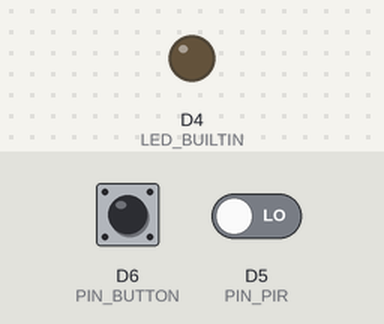
This program was run on a simulated ESP8266 (Wemos D1 mini). Shown: output pins drawn as LEDs (lit = HIGH, except the on-board LED, lit = LOW). The inputs (shaded band) are chosen by the test bench; at power-on: D5 (PIN_PIR) LOW, D6 (PIN_BUTTON) HIGH.

Above: at 1.2 s.
1.3 s: D5 (PIN_PIR) driven HIGH
At 2.2 s:
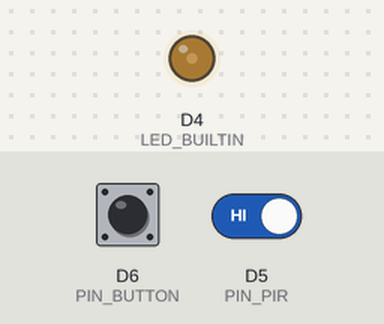
Timing chart, 0 to 4.3 s (numbered marks = the images above; inputs shaded):
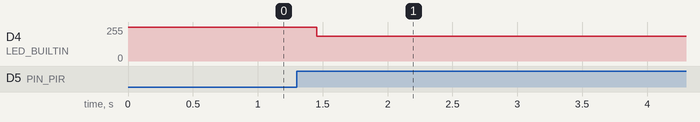

Measured:
- after the input at 1.3 s, D4 (LED_BUILTIN): 255/255 → 187/255 after 0.16 s

The program:

main.cpp
```cpp
/**COMP 10184 Mohawk College
 * Alarm System
 * This version of the program has completed up to stage 4.
 *
 * @author Philip Pateman
 * @id 000778803
 *
 * I created this work and I have not shared it with anyone
 *
*/
#include <Arduino.h>

void collectInputs();
void ledSequence();
void resetAlarm();

// digital input pin definitions
#define PIN_PIR D5
#define PIN_BUTTON D6

// The different states of the alarm system
#define ALARM_ACTIVE 1
#define ALARM_DISABLED 2
#define ALARM_BUZZER 3

//the current state the alarm is in
int iAlarmState;

void setup() {
  // put your setup code here, to run once:
  // configure the USB serial monitor
  Serial.begin(115200);
  analogWriteRange(1023);

  // configure the LED output
  pinMode(LED_BUILTIN, OUTPUT);

  // PIR sensor is an INPUT
  pinMode(PIN_PIR, INPUT);

  // Button is an INPUT
  pinMode(PIN_BUTTON, INPUT_PULLUP);
  iAlarmState = ALARM_ACTIVE;
}

void loop() {

  switch (iAlarmState)
  {
  case ALARM_ACTIVE:
    digitalWrite(LED_BUILTIN, HIGH);
    collectInputs();
    break;
  case ALARM_BUZZER:
    iAlarmState = ALARM_DISABLED;
    ledSequence();
    break;
  default:
    break;
  }

}

/**
 * Checks to see if the motion senor sees any motion
*/
void collectInputs() {
  bool bPIR;
  bPIR = digitalRead(PIN_PIR);
  if(bPIR){
    iAlarmState = ALARM_BUZZER;
  }
}

/**
 * Does the LED flashing and checks to see if the button was pressed to reset the alarm
*/
void ledSequence(){
  int iButton;

  for(int i = 0; i < 40; i++){
    if (iAlarmState == ALARM_ACTIVE){
      break;
    }
    for ( int j=1024; j>750; j--) {
      // set the PWM pulse width
      analogWrite(D4, j);
      iButton = digitalRead(D6);
      if(iButton == 0){
       resetAlarm();
       break;
      }
    }
  }
}

/**
 * Resets the alarm to active state and turns of the LED
*/
void resetAlarm(){
  iAlarmState = ALARM_ACTIVE;
  digitalWrite(LED_BUILTIN, HIGH);
}
```
